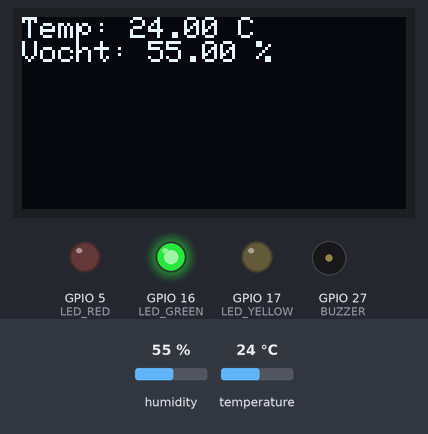
Simulated run of this sketch. Board: ESP32. Parts: 128×64 one-colour display, output pins drawn as LEDs (lit = HIGH), buzzer (waves = sounding, pin HIGH). The inputs (shaded band) are chosen by the test bench; at power-on: humidity 55 %, temperature 24 °C. WiFi joins after 1.5 s; servers stay silent unless stated.

Above: at 3.0 s.
3.1 s: humidity set to 41 %
At 5.3 s:
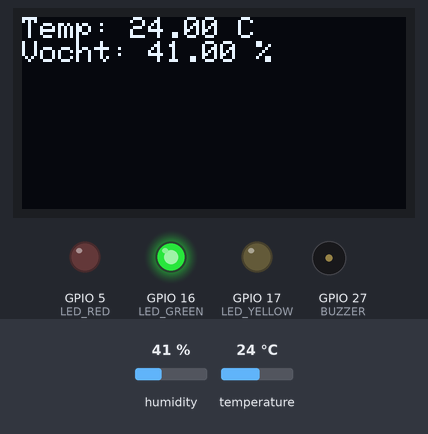
7.0 s: humidity set to 38 %
At 8.3 s:
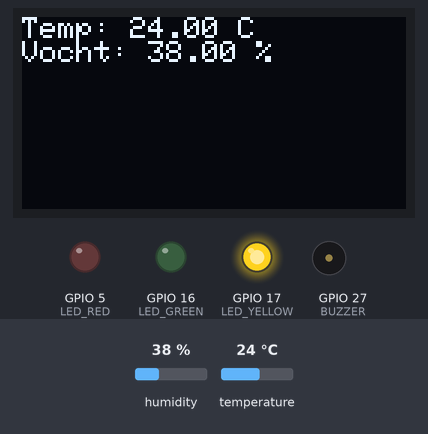
10.9 s: temperature set to 29 °C
At 12.4 s:
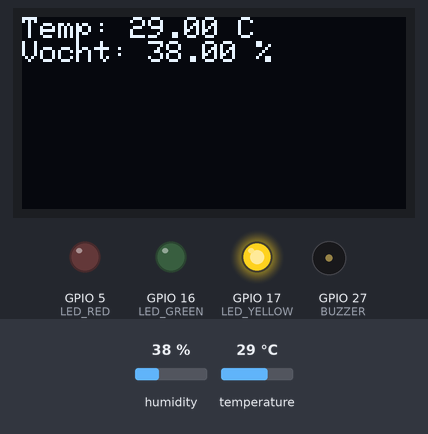
14.8 s: temperature set to 32 °C
At 18.2 s:
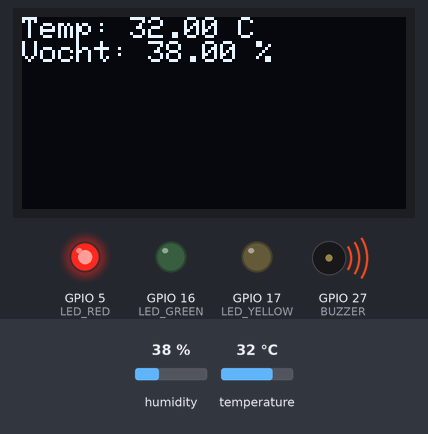
18.7 s: temperature set to 24 °C
At 21.2 s:
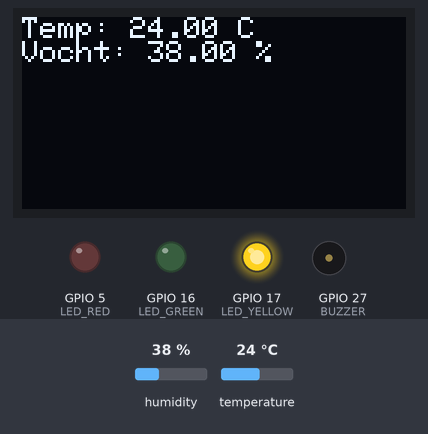
Timing chart, 0 to 22.7 s (numbered marks = the images above; inputs shaded):
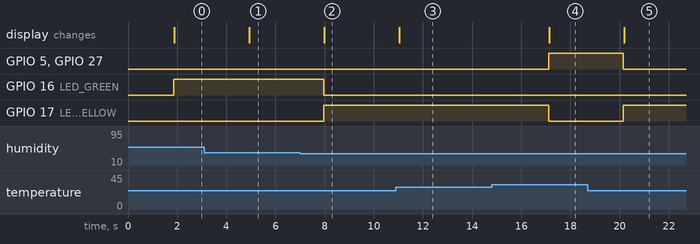

Measured:
- the behaviour switches between 40 and 39 % on humidity (found by bisection; images 1 and 2)
- the behaviour switches between 30 and 31 °C on temperature (found by bisection; images 3 and 4)
- after the input at 3.1 s, the display: changes after 1.8 s (image 1)
- after the input at 7.0 s, GPIO 16 (LED_GREEN): HIGH → LOW after 0.96 s; GPIO 17 (LED_YELLOW): LOW → HIGH after 0.96 s; the display: changes after 0.98 s (image 2)
- after the input at 10.9 s, the display: changes after 0.13 s (image 3)
- after the input at 14.8 s, GPIO 5 (LED_RED), GPIO 27 (BUZZER): LOW → HIGH after 2.3 s; GPIO 17 (LED_YELLOW): HIGH → LOW after 2.3 s; the display: changes after 2.3 s (image 4)
- after the input at 18.7 s, GPIO 5 (LED_RED), GPIO 27 (BUZZER): HIGH → LOW after 1.5 s; GPIO 17 (LED_YELLOW): LOW → HIGH after 1.5 s; the display: changes after 1.5 s (image 5)

The sketch:

Exam.ino
```cpp
// ▒▒▒▒▒ BLYNK TEMPLATE INFO ▒▒▒▒▒
#define BLYNK_TEMPLATE_ID "user9@wyns.it"
#define BLYNK_TEMPLATE_NAME "user9"
#define BLYNK_PRINT Serial  // Laat Blynk-berichten zien in de seriële monitor

// ▒▒▒▒▒ BIBLIOTHEKEN INLADEN ▒▒▒▒▒
#include <WiFi.h>                   // WiFi-functionaliteit
#include <BlynkSimpleEsp32.h>       // Blynk voor ESP32
#include <Adafruit_SSD1306.h>       // OLED display library
#include <Adafruit_Sensor.h>        // Sensor abstractielaag
#include <DHT.h>                    // DHT11 sensor
#include <Wire.h>                   // I2C communicatie

// ▒▒▒▒▒ BLYNK EN WIFI ▒▒▒▒▒
char auth[] = "KUJ0ofb3dM95MZpvWppjP3RXn8ePkp5o";  // Auth Token van jouw Blynk device
const char* ssid = "telenet-6584584";              // Naam van je WiFi netwerk
const char* password = "fRkrA3nubkrx";             // Wachtwoord van je WiFi netwerk

// ▒▒▒▒▒ DHT SENSOR CONFIG ▒▒▒▒▒
#define DHTPIN 4            // De data pin van de DHT11 is verbonden met GPIO4
#define DHTTYPE DHT11       // Je gebruikt een DHT11 sensor
DHT dht(DHTPIN, DHTTYPE);   // Maak een DHT object aan

// ▒▒▒▒▒ OLED DISPLAY CONFIG ▒▒▒▒▒
#define SCREEN_WIDTH 128
#define SCREEN_HEIGHT 64
Adafruit_SSD1306 display(SCREEN_WIDTH, SCREEN_HEIGHT, &Wire, -1);  // OLED via I2C

// ▒▒▒▒▒ GPIO-TOEWIJZINGEN ▒▒▒▒▒
#define LED_GREEN 16
#define LED_YELLOW 17
#define LED_RED 5
#define BUZZER 27

// ▒▒▒▒▒ SETUP FUNCTIE ▒▒▒▒▒
void setup() {
  Serial.begin(115200);  // Start seriële communicatie

  // Verbind met Blynk via lokale server (poort 8081)
  Blynk.begin(auth, ssid, password, "server.wyns.it", 8081);

  dht.begin();  // Start DHT sensor

  // OLED display initialiseren
  if (!display.begin(SSD1306_SWITCHCAPVCC, 0x3C)) {
    Serial.println("OLED niet gevonden!");
    while (true); // Stop als OLED niet gevonden is
  }

  // Initialiseer OLED display
  display.clearDisplay();
  display.setTextSize(1);
  display.setTextColor(WHITE);

  // Stel GPIO-pinnen in als uitgang
  pinMode(LED_GREEN, OUTPUT);
  pinMode(LED_YELLOW, OUTPUT);
  pinMode(LED_RED, OUTPUT);
  pinMode(BUZZER, OUTPUT);
}

// ▒▒▒▒▒ HOOFDLUS ▒▒▒▒▒
void loop() {
  Blynk.run();  // Laat Blynk actief blijven

  // Lees temperatuur en luchtvochtigheid uit de DHT11
  float temp = dht.readTemperature();  // in graden Celsius
  float hum = dht.readHumidity();      // in procent

  // Check of de sensorwaarden geldig zijn
  if (isnan(temp) || isnan(hum)) {
    Serial.println("Sensorfout!");
    return;  // Stop deze loop als meting faalt
  }

  // ▒▒▒ Comfortscore bepalen ▒▒▒
  int comfortScore = 0;

  // Slechte luchtkwaliteit → rood + buzzer
  if (temp > 30 || hum > 70) {
    comfortScore = 2;
    digitalWrite(LED_RED, HIGH);
    digitalWrite(LED_YELLOW, LOW);
    digitalWrite(LED_GREEN, LOW);
    digitalWrite(BUZZER, HIGH);
  }
  // Licht oncomfortabel → geel
  else if (temp > 25 || hum < 40 || hum > 60) {
    comfortScore = 1;
    digitalWrite(LED_RED, LOW);
    digitalWrite(LED_YELLOW, HIGH);
    digitalWrite(LED_GREEN, LOW);
    digitalWrite(BUZZER, LOW);
  }
  // Comfortabel → groen
  else {
    comfortScore = 0;
    digitalWrite(LED_RED, LOW);
    digitalWrite(LED_YELLOW, LOW);
    digitalWrite(LED_GREEN, HIGH);
    digitalWrite(BUZZER, LOW);
  }

  // ▒▒▒ Waarden versturen naar Blynk App ▒▒▒
  Blynk.virtualWrite(V0, temp);         // Temperatuur naar V0
  Blynk.virtualWrite(V1, hum);          // Vochtigheid naar V1
  Blynk.virtualWrite(V2, comfortScore); // Comfortscore naar V2

  // ▒▒▒ Toon waarden op OLED scherm ▒▒▒
  display.clearDisplay();
  display.setCursor(0, 0);
  display.print("Temp: ");
  display.print(temp);
  display.println(" C");

  display.print("Vocht: ");
  display.print(hum);
  display.println(" %");

  display.display(); // Toon alles op het scherm

  delay(3000); // Wacht 3 seconden voor volgende meting
}
```
